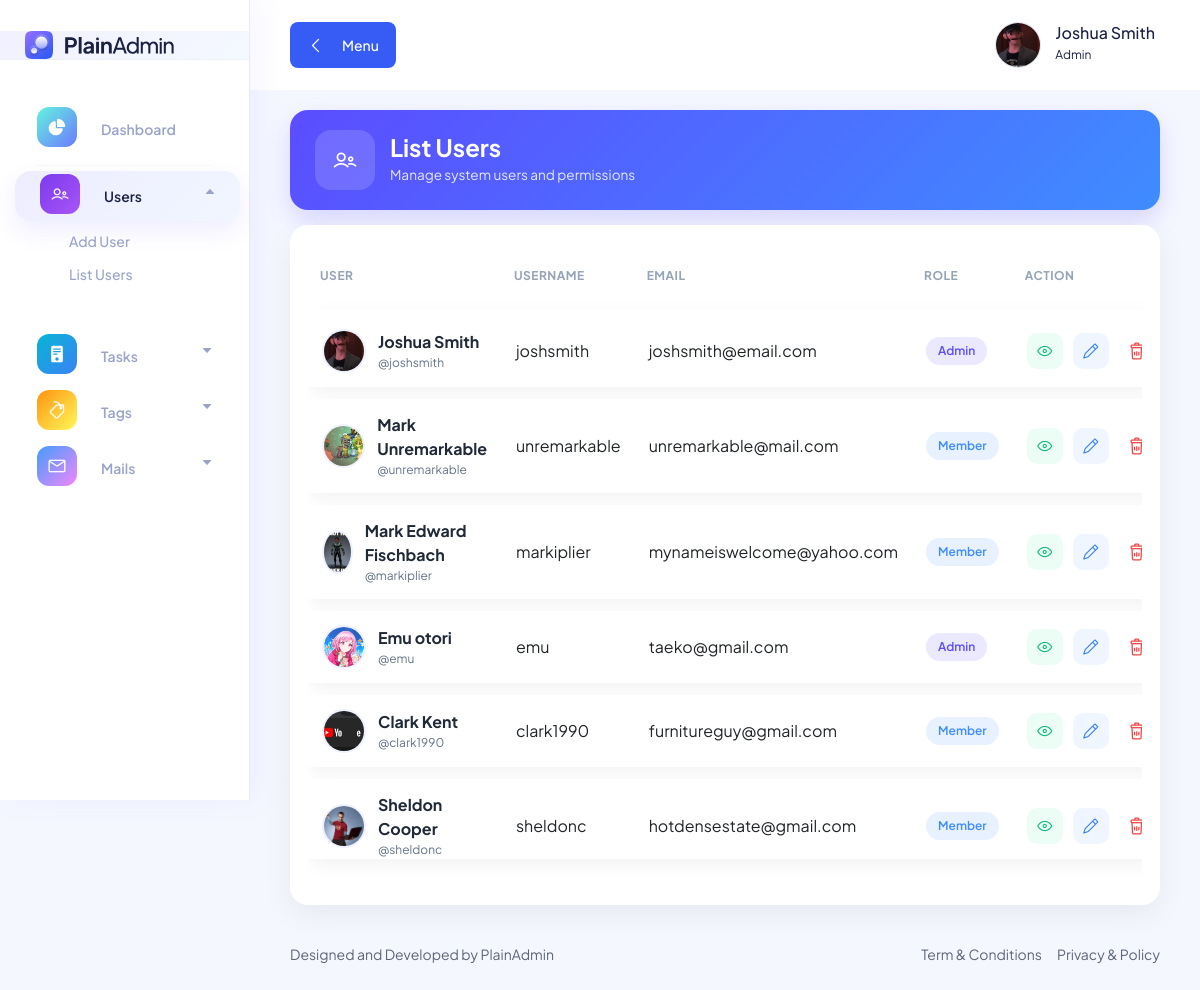
Screenshot of /pages/users/list.user.php (signed in) with the database file from the repository.
### tables this page shows
CREATE TABLE `users_tbl` (
  `user_id` int(11) NOT NULL AUTO_INCREMENT,
  `full_name` varchar(100) NOT NULL,
  `username` varchar(100) NOT NULL,
  `email` varchar(100) NOT NULL,
  `password` varchar(100) NOT NULL,
  `role` int(11) NOT NULL DEFAULT 2,
  `bio` varchar(255) DEFAULT NULL,
  `profile` varchar(255) DEFAULT NULL,
  PRIMARY KEY (`user_id`)
);

CREATE TABLE `roles_tbl` (
  `role_id` int(11) NOT NULL AUTO_INCREMENT,
  `role` varchar(100) NOT NULL,
  PRIMARY KEY (`role_id`)
);

### includes/utils/user.utils.php (called while the page is built, shortened)
<?php
function get_user_profile_image($conn, $user_id) : string {
    $all_users = mysqli_query($conn, "SELECT * FROM users_tbl WHERE user_id = '$user_id'");
    $user = mysqli_fetch_array($all_users);
    return "/task_management/uploads/profiles/" . $user['profile'];
}

### pages/users/list.user.php (the view, shortened to what this page needs)
<?php require_once '../../includes/conn.php'; ?>
<?php include_once "../../includes/utils/user.utils.php"; ?>
<!DOCTYPE html>
<html lang="en">
<head>
    <?php include_once "../../includes/components/links.php"; ?>
</head>
<body>
    <?php include_once "../../includes/elements/sidebar.php"; ?>
    <main class="main-wrapper">
        <?php include_once "../../includes/elements/navbar.php"; ?>
        <div class="container-fluid">
            <div class="page-header">
                <div class="header-icon">
                    <i class="lni lni-users"></i>
                </div>
                <div>
                    <h2 class="header-title">List Users</h2>
                    <p class="header-subtitle">Manage system users and permissions</p>
                </div>
            </div>
            <div class="glass-card">
                <div class="table-responsive">
                    <table class="table" data-toggle="table" data-search="true" data-filter-control="true">
                        <thead>
                            <tr>
                                <th data-sortable="true">User</th>
                                <th data-sortable="true">Username</th>
                                <th>Email</th>
                                <th>Role</th>
                                <th>Action</th>
                            </tr>
                        </thead>
                        <tbody>
                            <?php
                            $users = mysqli_query($conn, "
SELECT * FROM users_tbl
LEFT JOIN roles_tbl
ON roles_tbl.role_id = users_tbl.role
");
                            while ($user = mysqli_fetch_array($users)) {
                                ?>
                                <tr>
                                    <td>
                                        <div class="user-box">
                                            <img src="<?= get_user_profile_image($conn, $user['user_id']); ?>">
                                            <div>
                                                <div class="user-name"><?= $user['full_name']; ?></div>
                                                <div class="user-role-text">@<?= $user['username']; ?></div>
                                            </div>
                                        </div>
                                    </td>
                                    <td><?= $user['username']; ?></td>
                                    <td><?= $user['email']; ?></td>
                                    <td>
                                        <span
                                            class="role-badge <?= strtolower($user['role']) == 'admin' ? 'admin' : 'member'; ?>">
                                            <?= $user['role']; ?>
                                        </span>
                                    </td>
                                    <td>
                                        <div class="action">
                                            <a class="action-btn view"
                                                href="../profile/profile.php?user_id=<?= $user['user_id']; ?>">
                                                <i class="lni lni-eye"></i>
                                            </a>
                                            <a class="action-btn edit"
                                                href="edit.user.php?user_id=<?= $user['user_id']; ?>">
                                                <i class="lni lni-pencil"></i>
                                            </a>
                                            <button class="action-btn delete" data-bs-toggle="modal"
                                                data-bs-target="#deleteUserModal<?= $user['user_id']; ?>">
                                                <i class="lni lni-trash-can"></i>
                                            </button>
                                        </div>
                                    </td>
                                </tr>
                            <?php } ?>
                        </tbody>
                    </table>
                </div>
            </div>
        </div>
        <?php include_once "../../includes/elements/footer.php"; ?>
    </main>
    <?php include_once "../../includes/components/scripts.php"; ?>
</body>
</html>

### includes/elements/navbar.php (shortened to what this page needs)
<header class="header">
    <div class="container-fluid">
        <div class="row">
            <div class="col-lg-5 col-md-5 col-6">
                <div class="header-left d-flex align-items-center">
                    <div class="menu-toggle-btn mr-15">
                        <button id="menu-toggle" class="main-btn primary-btn btn-hover">
                            <i class="lni lni-chevron-left me-2"></i> Menu
                        </button>
                    </div>
                </div>
            </div>
            <div class="col-lg-7 col-md-7 col-6">
                <div class="header-right">
                    <div class="profile-box ml-15">
                        <button class="dropdown-toggle bg-transparent border-0" type="button" id="profile"
                            data-bs-toggle="dropdown" aria-expanded="false">
                            <div class="profile-info">
                                <div class="info">
                                    <img class="image"
                                        src="<?php echo get_user_profile_image($conn, $_SESSION['user_id']); ?>"
                                        alt="<?php echo $_SESSION['fullname']; ?>" />
                                    <div>
                                        <h6 class="fw-500">
                                            <?php echo $_SESSION['fullname']; ?>
                                        </h6>
                                        <p>
                                            <?php echo $_SESSION['role']; ?>
                                        </p>
                                    </div>
                                </div>
                            </div>
                        </button>
                    </div>
                </div>
            </div>
        </div>
    </div>
</header>

### assets/css/fullcalendar.css (style rules this page uses)
:root { --fc-daygrid-event-dot-width:8px;--fc-list-event-dot-width:10px;--fc-list-event-hover-bg-color:#f5f5f5 }

### pages/users/list.user.php (style rules this page uses)
:root { --primary: #5b4dff; --secondary: #3f8cff; --border: #e5e7eb; --muted: #64748b; }
body { background: #f5f7ff; }
.page-header { background: linear-gradient(135deg, var(--primary), var(--secondary)); border-radius: 18px; padding: 20px 25px; color: #fff; display: flex; align-items: center; gap: 15px; box-shadow: 0 10px 25px rgba(91, 77, 255, .20); margin-top: 20px; }
.header-icon { width: 60px; height: 60px; border-radius: 16px; background: rgba(255, 255, 255, .15); display: flex; align-items: center; justify-content: center; font-size: 24px; }
.header-title { font-size: 1.5rem; font-weight: 700; margin: 0; color: #fff; }
.header-subtitle { margin: 0; font-size: .85rem; color: rgba(255, 255, 255, .85); }
.glass-card { background: #fff; border-radius: 18px; padding: 18px; margin-top: 15px; box-shadow: 0 10px 30px rgba(0, 0, 0, .06); }
.table { border-collapse: separate; border-spacing: 0 12px; }
.table thead th { font-size: 12px; color: #94a3b8; text-transform: uppercase; letter-spacing: .5px; border: none !important; padding: 12px; }
.table tbody tr { background: #fff; box-shadow: 0 6px 18px rgba(0, 0, 0, .05); border-radius: 14px; transition: .2s ease; }
.table td { border: none !important; vertical-align: middle; padding: 14px; }
.user-box { display: flex; align-items: center; gap: 12px; }
.user-box img { width: 44px; height: 44px; border-radius: 50%; border: 2px solid #eef2ff; object-fit: cover; }
.user-name { font-weight: 700; color: #1f2937; }
.user-role-text { font-size: 12px; color: #64748b; }
.role-badge { padding: 5px 12px; border-radius: 999px; font-size: 12px; font-weight: 600; }
.admin { background: rgba(91, 77, 255, .12); color: var(--primary); }
.member { background: rgba(63, 140, 255, .12); color: var(--secondary); }
.action { display: flex; align-items: center; gap: 10px; }
.action-btn { width: 36px; height: 36px; display: flex; align-items: center; justify-content: center; border-radius: 10px; transition: .2s ease; text-decoration: none; }
.view { background: #ecfdf5; color: #10b981; }
.edit { background: #eff6ff; color: #3b82f6; }
.delete { background: #fef2f2; color: #ef4444; border: none; }

### rows the page displays
users_tbl: profile (picture), user_id+profile (picture), full_name "Joshua Smith", username "joshsmith", email "joshsmith@email.com", roles_tbl.role "Admin"
users_tbl: user_id+profile (picture), full_name "Mark Unremarkable", username "unremarkable", email "unremarkable@mail.com", roles_tbl.role "Member"
users_tbl: user_id+profile (picture), full_name "Mark Edward Fischbach", username "markiplier", email "mynameiswelcome@yahoo.com", roles_tbl.role "Member"
users_tbl: user_id+profile (picture), full_name "Emu otori", username "emu", email "taeko@gmail.com", roles_tbl.role "Admin"
users_tbl: user_id+profile (picture), full_name "Clark Kent", username "clark1990", email "furnitureguy@gmail.com", roles_tbl.role "Member"
users_tbl: user_id+profile (picture), full_name "Sheldon Cooper", username "sheldonc", email "hotdensestate@gmail.com", roles_tbl.role "Member"

### other values shown
$_SESSION['fullname'] "Joshua Smith"
$_SESSION['role'] "Admin"
